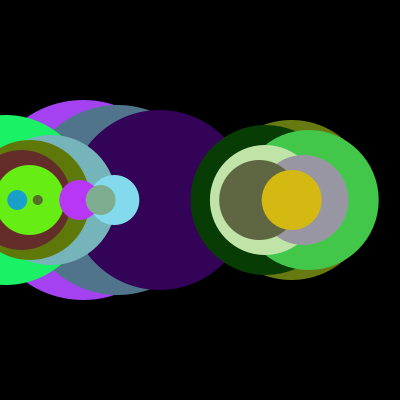
Frame 1 (no input)
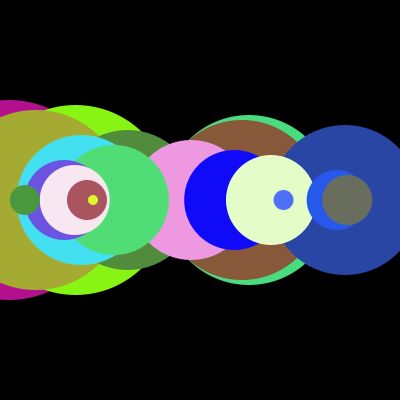
Frame 60 (the mouse pressed at the canvas centre just before this capture)
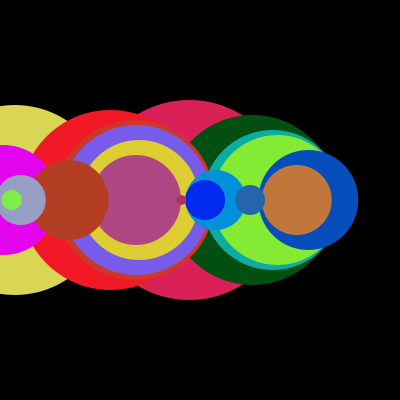
Frame 120 (the mouse held since frame 60 and released just before this capture)

The Processing sketch that drew these frames (run headless with seeded random() and noise(); from frame 60 on, the mouse is pressed at the canvas centre):

// Processing sketch: processing_60742
// ── processing_60742.pde


int speed=10;

void setup() {
  size(400,400);
  noStroke();
  smooth();
}

void draw(){
   background(0);
   frameRate(12);
   cropCircle();
}

void cropCircle () {
  for (int i=200; i>=0; i=i-10) {
    float r= random(255);
    float g= random(255);
    float b= random(255);
    float x= random(350);
    float y= random(350);

    fill(r,g,b);
    ellipse(x,200,i,i);
  }
}
